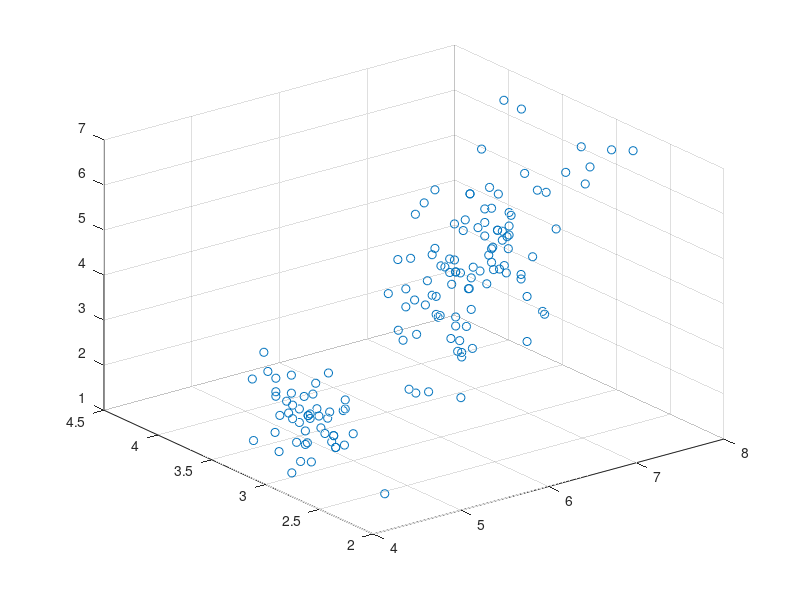
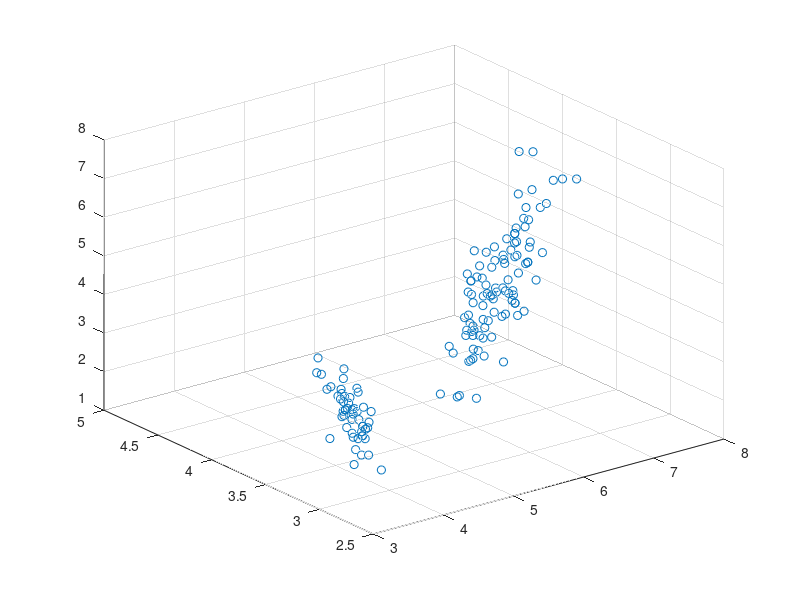

Write the MATLAB code that produced these figures, in order.
clear all; clc
load fisheriris.mat

% 3d data 
X = meas(:,1:3);
scatter3(X(:,1),X(:,2),X(:,3))

[U,S,V] = svd(X);



pcs = V(:,1:2);
projMat = pcs*inv(pcs'*pcs)*pcs';
projectedX = X * projMat;

pcs2 = pca(X)
pcs2 = pcs2(:,1:2)
projMat2 = pcs2*inv(pcs2'*pcs2)*pcs2';
Xp2 = X * projMat2;

figure;
scatter3(Xp2(:,1),Xp2(:,2),Xp2(:,3))